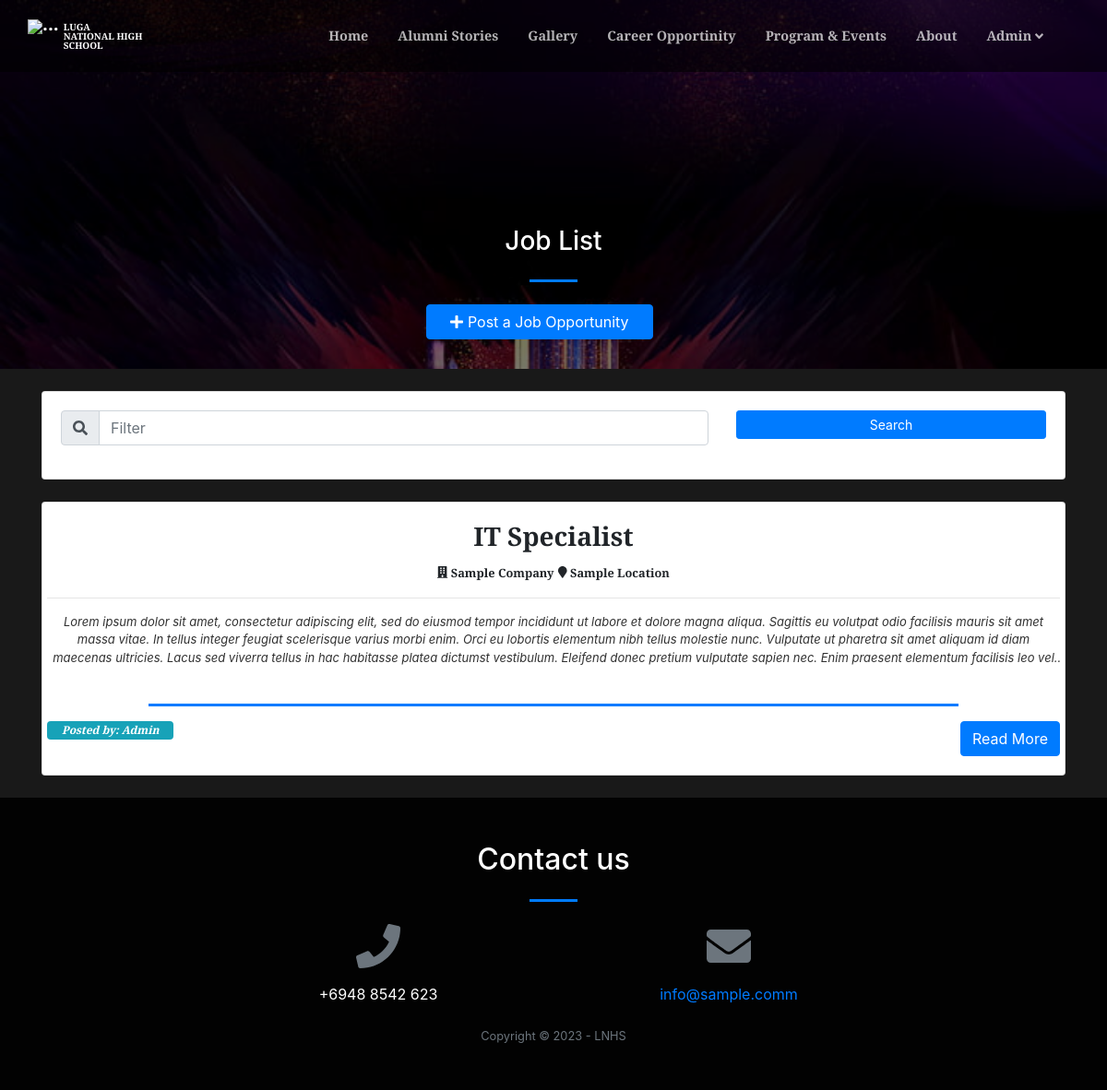
Page /index.php?page=careers (signed in) on the committed database.
### tables this page shows
CREATE TABLE `careers` (
  `id` int(30) NOT NULL,
  `company` varchar(250) NOT NULL,
  `location` text NOT NULL,
  `job_title` text NOT NULL,
  `description` text NOT NULL,
  `user_id` int(30) NOT NULL,
  `date_created` datetime NOT NULL DEFAULT current_timestamp()
);

CREATE TABLE `users` (
  `id` int(30) NOT NULL,
  `name` text NOT NULL,
  `username` varchar(200) NOT NULL,
  `password` text NOT NULL,
  `type` tinyint(1) NOT NULL DEFAULT 3 COMMENT '1=Admin,2=Alumni officer, 3= alumnus',
  `auto_generated_pass` text NOT NULL,
  `alumnus_id` int(30) NOT NULL
);

### careers.php (the view, shortened to what this page needs)
<?php
include 'admin/db_connect.php';
?>
<header class="masthead">
    <div class="container-fluid h-100">
        <div class="row h-100 align-items-center justify-content-center text-center">
            <div class="col-lg-8 align-self-end mb-4 page-title">
                <h3 class="text-white">Job List</h3>
                <hr class="divider my-4" />
            <div class="row col-md-12 mb-2 justify-content-center">
                    <button class="btn btn-primary btn-block col-sm-4" type="button" id="new_career"><i class="fa fa-plus"></i> Post a Job Opportunity</button>
            </div>
            </div>
        </div>
    </div>
</header>
<div class="container mt-3 pt-2">
    <div class="card mb-4">
        <div class="card-body">
            <div class="row">
                <div class="col-md-8">
                    <div class="input-group mb-3">
                      <div class="input-group-prepend">
                        <span class="input-group-text" id="filter-field"><i class="fa fa-search"></i></span>
                      </div>
                      <input type="text" class="form-control" placeholder="Filter" id="filter" aria-label="Filter" aria-describedby="filter-field">
                    </div>
                </div>
                <div class="col-md-4">
                    <button class="btn btn-primary btn-block btn-sm" id="search">Search</button>
                </div>
            </div>
        </div>
    </div>
   <?php
    $event = $conn->query("SELECT c.*,u.name from careers c inner join users u on u.id = c.user_id order by id desc");
    while($row = $event->fetch_assoc()):
        $trans = get_html_translation_table(HTML_ENTITIES,ENT_QUOTES);
        unset($trans["\""], $trans["<"], $trans[">"], $trans["<h2"]);
        $desc = strtr(html_entity_decode($row['description']),$trans);
        $desc=str_replace(array("<li>","</li>"), array("",","), $desc);
    ?>
    <div class="card job-list" data-id="<?php echo $row['id'] ?>">
        <div class="card-body">
            <div class="row  align-items-center justify-content-center text-center h-100">
                <div class="">
                    <h3><b class="filter-txt"><?php echo ucwords($row['job_title']) ?></b></h3>
                    <div>
                    <span class="filter-txt"><small><b><i class="fa fa-building"></i> <?php echo ucwords($row['company']) ?></b></small></span>
                    <span class="filter-txt"><small><b><i class="fa fa-map-marker"></i> <?php echo ucwords($row['location']) ?></b></small></span>
                    </div>
                    <hr>
                    <larger class="truncate filter-txt"><?php echo strip_tags($desc) ?></larger>
                    <br>
                    <hr class="divider"  style="max-width: calc(80%)">
                    <span class="badge badge-info float-left px-3 pt-1 pb-1">
                        <b><i>Posted by: <?php echo $row['name'] ?></i></b>
                    </span>
                    <button class="btn btn-primary float-right read_more" data-id="<?php echo $row['id'] ?>">Read More</button>
                </div>
            </div>
        </div>
    </div>
    <br>
    <?php endwhile; ?>
</div>

### careers.php (style rules this page uses)
header.masthead,header.masthead:before { min-height: 50vh !important; height: 50vh !important }
.masthead { min-height: 23vh !important; height: 23vh !important; }
.masthead:before { min-height: 23vh !important; height: 23vh !important; }

### rows in the picture
careers: job_title "IT Specialist", company "Sample Company", location "Sample Location", description "Lorem ipsum dolor sit amet, consectetur adipiscing elit, sed do eiusmod tempor incididunt ut labore et dolore magna aliqua. Sagittis eu volutpat odio facilisis mauris sit amet massa vitae. In tellus integer feugiat scelerisque varius morbi enim. Orci eu lobortis elementum nibh tellus molestie nunc. Vulputate ut pharetra sit amet aliquam id diam maecenas ultricies. Lacus sed viverra tellus in hac habitasse platea dictumst vestibulum. Eleifend donec pretium vulputate sapien nec. Enim praesent elementum facilisis leo…", user.name "Admin"

### other values in the picture
$_SESSION['login_name'] "Admin"
$_SESSION['system']['contact'] "+6948 8542 623"
$_SESSION['system']['email'] "info@sample.comm"
